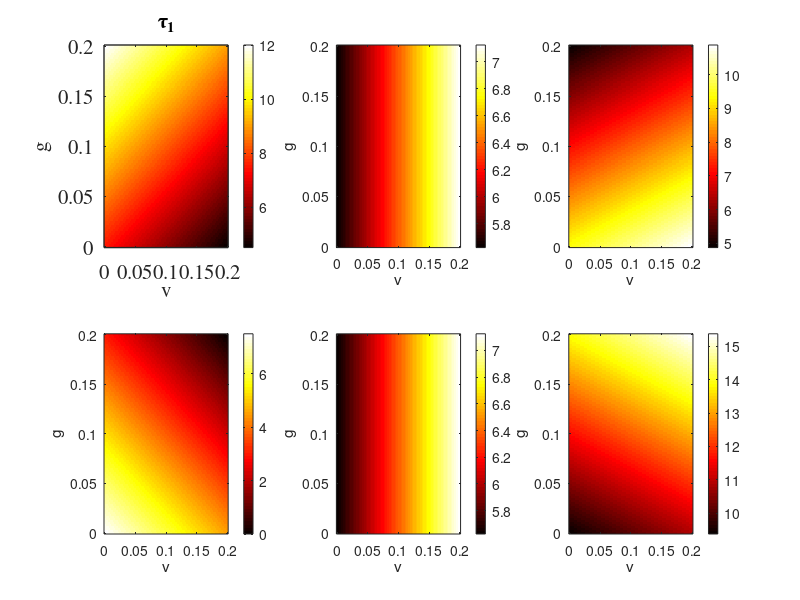
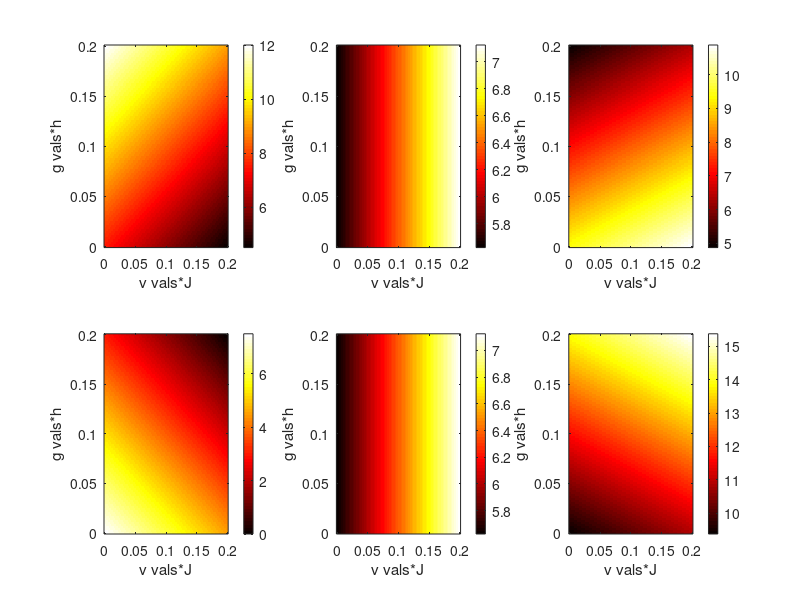

These figures' MATLAB source, in order: (Note: this script raises an error after producing the figures.)
clear
close all

J = 1;%32.76*10^3; % krad/s J(F-F)
h = 1;%6.13*10^3; %krad/s 

tau = 7.5; %us, common tau value

% g_vals = [0,0.02,0.16,0.02,0.06,0.14];%.*(1/h);
% v_vals = [0,0,0.004,0.01,0.01,0.01];%.*(1/J);

a_vals = linspace(0,0.2,100); % x disorder strength
b_vals= 0; % y disorder strength
c_vals = linspace(0,0.2,100); % z disorder strength

% a_vals = linspace(0,0.2,100); % x disorder strength
% b_vals= 0; % y disorder strength
% c_vals = linspace(0,0.2,100); % z disorder strength

%v_vals = linspace(0,sqrt(0.25/J^2),100);%[0:0.1:0.5]; % ZZ interaction strength
v_vals = linspace(0,0.2,100);%[0:0.1:0.5]; % ZZ interaction strength
w_vals = -v_vals;
% u_vals = sqrt((0.25/J)-v_vals.^2); % exchange interaction coefficients (u+v)/2, (v-u)/2

% T1 = T*(1+3C-v+w);
% T2 = T*(1+3b-u+v);
% T3 = T*(1- 3a+u-w),
% T11 =T*(1  - 3c - v + w),
% T22 = T*( - 3b - u + v)
% T33 = T*(1+ 3a+u-w),

%% Need to test if any of the Ti are negative  given the above values of the parameters 
flag_neg = 0; 
flag_nonneg = 0;

%% Need to test if any of the Ti are negative  given the above values of the parameters 
for v_index = 1:length(v_vals)
    v = v_vals(v_index);
    w = -v;
    u=0.25;
    %u = sqrt(0.25-((J*v)^2))*(1/J);
        
    for c_index = 1:length(c_vals)
            c = c_vals(c_index);
            b=0;
            a=c;
                 %calculate time intervals 
             T(v_index, c_index, 1) = tau*(1 + 3*c - v + w);
             T(v_index, c_index, 2) = tau*(1+ 3*b - u + v);
             T(v_index, c_index, 3) = tau*(1- 3*a + u - w);
             T(v_index, c_index, 4) = tau*(1 - 3*c - v + w);
             T(v_index, c_index, 5) = tau*(1 - 3*b - u + v);
             T(v_index, c_index, 6) = tau*(1 + 3*a + u - w);

    end 
end

% flag_neg
% flag_nonneg

v_vals_scaled = v_vals .* J; 
c_vals_scaled = c_vals .* h;

% for i=1:6
%     subplot(2,3,i)
%     imagesc(v_vals,c_vals,T(:,:,i))
%     colorbar
%     xlabel('v vals')
%     ylabel('g vals')
% end
% T_positive = T; 
% T_positive(T_positive<=0)=0;

% flag
% for i=1:6
%     figure(1)
%     subplot(2,3,i)
%     imagesc(v_vals,c_vals,(reshape(T(:,2,2,:,i),[length(c_vals),length(v_vals)]))');
%     colorbar
%     set(gca,'YDir','normal')
%     colormap('hot');
%     %clim([0,5])
%     xlabel('v vals')
%     ylabel('g vals')
% 
%     figure(2)
%     subplot(2,3,i)
%     imagesc(v_vals_scaled,c_vals_scaled,(reshape(T(:,2,2,:,i),[length(c_vals),length(v_vals)]))');
%     colorbar
%     set(gca,'YDir','normal')
%     colormap('hot');
%     xlabel('v vals*J')
%     ylabel('g vals*h')
% end

for i=1:6
    figure(1)
    subplot(2,3,i)
    imagesc(v_vals,c_vals,(reshape(T(:,:,i),[length(c_vals),length(v_vals)]))');
    % pcolor(v_vals,c_vals,(reshape(T(:,:,i),[length(c_vals),length(v_vals)]))');
    colorbar
    set(gca,'YDir','normal')
    colormap('hot');
    %clim([0,5])
    xlabel('v')
    ylabel('g')

    figure(2)
    subplot(2,3,i)
    imagesc(v_vals_scaled,c_vals_scaled,(reshape(T(:,:,i),[length(c_vals),length(v_vals)]))');
    % pcolor(v_vals_scaled,c_vals_scaled,(reshape(T(:,:,i),[length(c_vals),length(v_vals)]))');
    colorbar
    set(gca,'YDir','normal')
    colormap('hot');
    xlabel('v vals*J')
    ylabel('g vals*h')
end

titlenames = {'\tau_1','\tau_2','\tau_3','\tau_4','\tau_5','\tau_6'};
figure(1)
for i=1:6
    subplot(2,3,i)
    title(titlenames{i});
    set(findall(gca,'-property','FontSize'),'FontSize',15,'FontName','Times');
    box on
    set(gca,'LineWidth',1)
    %clim([3,15])
    ax = gca;
    ax.XAxis.Exponent = -2;
end


% cycle_time = sum(T,3);
% figure
% imagesc(v_vals,c_vals,cycle_time)
% colorbar
% xlabel('v vals')
% ylabel('g vals')

% figure
% imagesc(v_vals,c_vals,(reshape(sign_indicator(:,1,1,:),[length(c_vals),length(v_vals)]))');
% colorbar
% set(gca,'YDir','normal')
% xlabel('v vals')
% ylabel('g vals')
% 
% figure
% imagesc(v_vals_scaled,c_vals_scaled,(reshape(sign_indicator(:,1,1,:),[length(c_vals),length(v_vals)]))');
% colorbar
% set(gca,'YDir','normal')
% xlabel('v vals*J')
% ylabel('g vals*h')